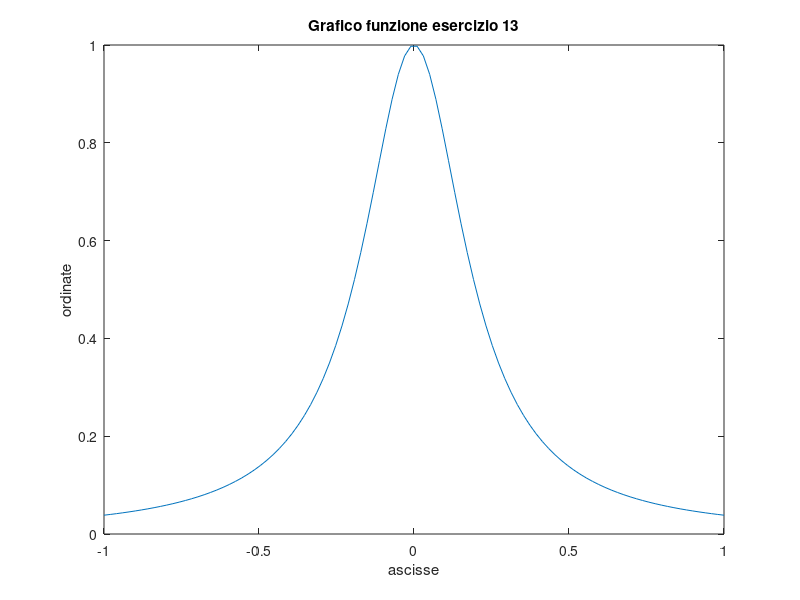

This figure's MATLAB source:
%x=[-1.000000, -0.8571429, -0.7142857, -0.5714286, -0.4285715, -0.2857143, -0.1428572, -0.00000002980232, 0.1428571, 0.2857143, 0.4285714, 0.5714285,0.7142857, 0.8571428, 1.000000];
%y=[0.03846154, 0.05163330, 0.07270029, 0.1091314, 0.1788321, 0.3288590, 0.6621621, 1.000000, 0.6621622, 0.3288591, 0.1788321,0.1091314, 0.07270031, 0.05163331,0.03846154];
x=linspace(-1,1);
y=1./(25*x.*x+1);
plot(x, y)
xlabel("ascisse")
ylabel("ordinate")
title("Grafico funzione esercizio 13")    